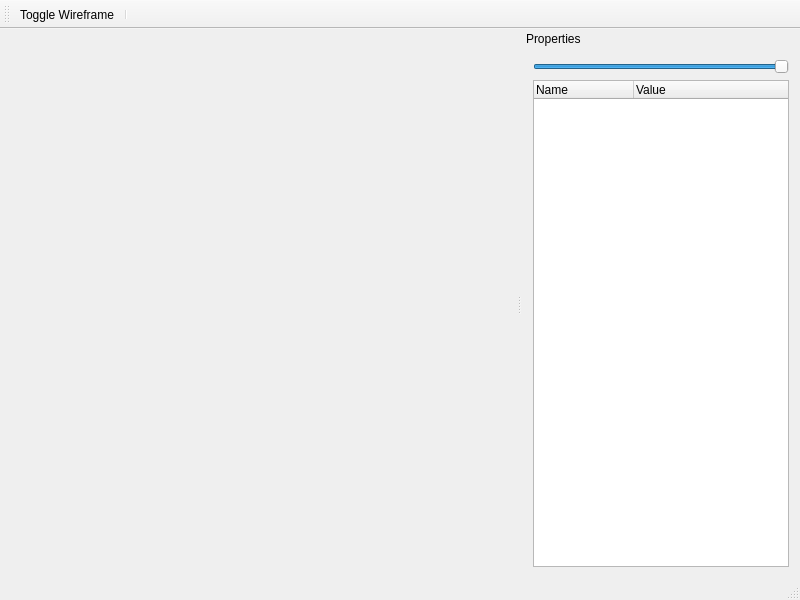
<?xml version="1.0" encoding="UTF-8"?>
<ui version="4.0">
 <class>MainWindow</class>
 <widget class="QMainWindow" name="MainWindow">
  <property name="geometry">
   <rect>
    <x>0</x>
    <y>0</y>
    <width>800</width>
    <height>600</height>
   </rect>
  </property>
  <property name="sizePolicy">
   <sizepolicy hsizetype="Preferred" vsizetype="Preferred">
    <horstretch>0</horstretch>
    <verstretch>0</verstretch>
   </sizepolicy>
  </property>
  <property name="windowTitle">
   <string>Particles Demo</string>
  </property>
  <widget class="QWidget" name="centralWidget"/>
  <widget class="QMenuBar" name="menuBar">
   <property name="geometry">
    <rect>
     <x>0</x>
     <y>0</y>
     <width>800</width>
     <height>18</height>
    </rect>
   </property>
  </widget>
  <widget class="QToolBar" name="mainToolBar">
   <attribute name="toolBarArea">
    <enum>TopToolBarArea</enum>
   </attribute>
   <attribute name="toolBarBreak">
    <bool>false</bool>
   </attribute>
   <addaction name="actionToggle_Wireframe"/>
   <addaction name="separator"/>
  </widget>
  <widget class="QStatusBar" name="statusBar"/>
  <widget class="QDockWidget" name="propsDockWidget">
   <property name="features">
    <set>QDockWidget::DockWidgetMovable</set>
   </property>
   <property name="windowTitle">
    <string>Properties</string>
   </property>
   <attribute name="dockWidgetArea">
    <number>2</number>
   </attribute>
   <widget class="QWidget" name="propsDockWidgetContents">
    <property name="columnCount" stdset="0">
     <number>2</number>
    </property>
    <layout class="QVBoxLayout" name="verticalLayout_2">
     <item>
      <widget class="QSlider" name="horizontalSlider">
       <property name="value">
        <number>99</number>
       </property>
       <property name="orientation">
        <enum>Qt::Horizontal</enum>
       </property>
      </widget>
     </item>
     <item>
      <widget class="QTreeWidget" name="treeWidget">
       <property name="columnCount">
        <number>2</number>
       </property>
       <column>
        <property name="text">
         <string notr="true">Name</string>
        </property>
       </column>
       <column>
        <property name="text">
         <string>Value</string>
        </property>
       </column>
      </widget>
     </item>
    </layout>
   </widget>
  </widget>
  <action name="actionToggle_Wireframe">
   <property name="checkable">
    <bool>true</bool>
   </property>
   <property name="text">
    <string>Toggle Wireframe</string>
   </property>
  </action>
 </widget>
 <layoutdefault spacing="6" margin="11"/>
 <resources/>
 <connections/>
 <slots>
  <slot>onPropertyChanged(QTreeWidgetItem*,int)</slot>
 </slots>
</ui>
